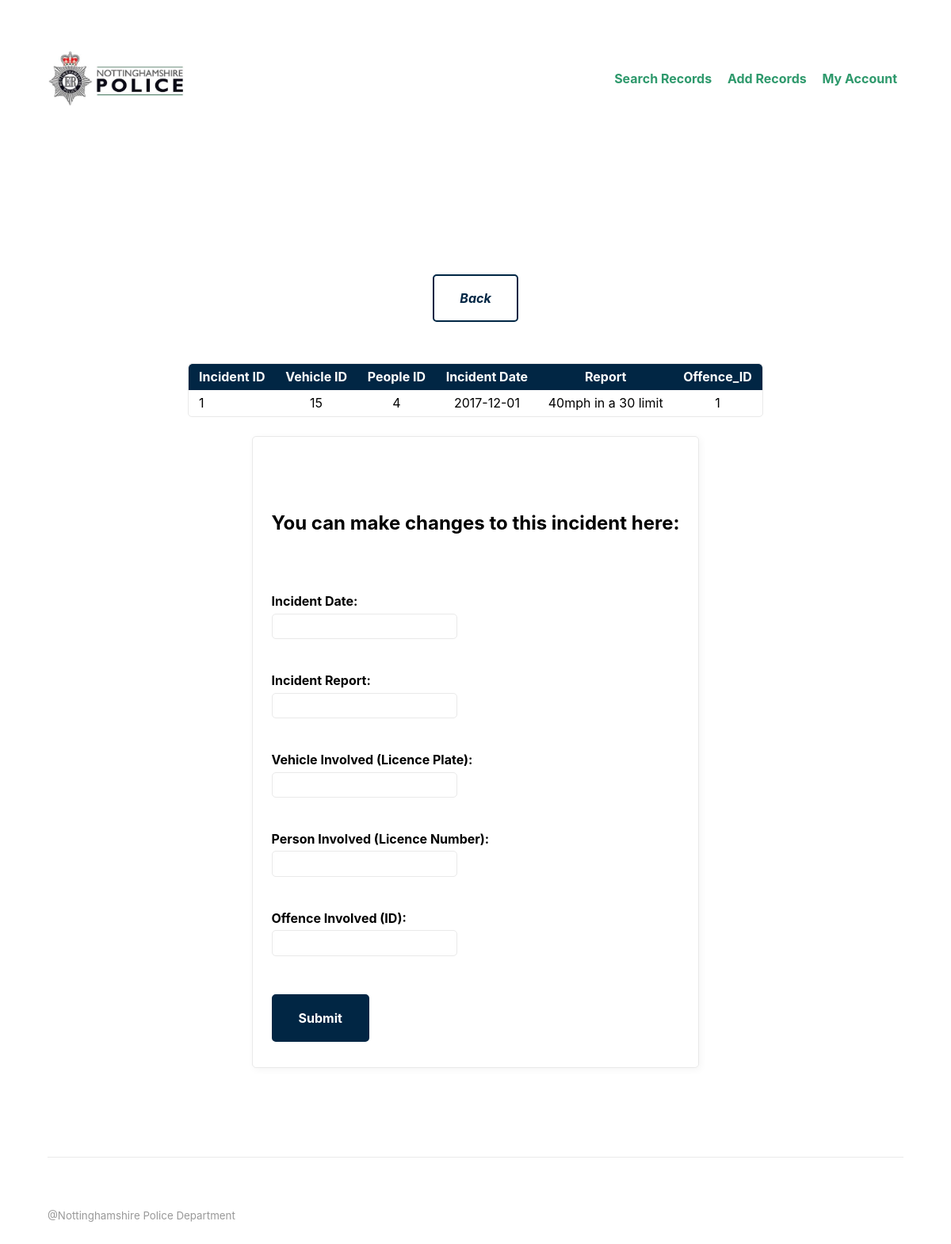
/editreport.php?flag=1 (signed in), run on the app's committed database.
### tables this page shows
CREATE TABLE Incident (
  Incident_ID int(11) NOT NULL,
  Vehicle_ID int(11) DEFAULT NULL,
  People_ID int(11) DEFAULT NULL,
  Incident_Date date NOT NULL,
  Incident_Report varchar(500) NOT NULL,
  Offence_ID int(11) DEFAULT NULL
);

### editreport.php (the view, shortened to what this page needs)
<?php
require __DIR__ . '/functions.php';
$conn = mysqli_connect($_SESSION["servername"], $_SESSION["username"], $_SESSION["password"], $_SESSION["dbname"]);
?>
<html>
<head>
<link rel="stylesheet" href="mvp.css">
</head>
<header>
    <p><a href="searchreport.php?flag=3"><i>Back</i></a></p>
</header>
    <section>
    <table>
    <thead>
    <tr><th>Incident ID</th><th>Vehicle ID</th><th>People ID</th><th>Incident Date</th><th>Report</th><th>Offence_ID</th></tr>
    </thead>
    <?php
    $sql = "SELECT * FROM Incident WHERE Incident_ID=".$_SESSION['id'].";";
    $result=mysqli_query($conn,$sql);
    $array=mysqli_fetch_array($result);
    echo "<tr><td>$array[0]</td><td>$array[1]</td><td>$array[2]</td><td>$array[3]</td><td>$array[4]</td><td>$array[5]</td></tr>";
    echo
    '</table>
    </section><br/>';
    echo
    '<section>
    <form action="editreport.php" method="post">
    <header>
    <h2>You can make changes to this incident here:</h2>
    </header>
        <label for="newdate">Incident Date:</label>
        <input type="text" name="newdate"><br/>
        <label for="newreport">Incident Report:</label>
        <input type="text" name="newreport"><br/>
        <label for="newvehicle">Vehicle Involved (Licence Plate):</label>
        <input type="text" name="newvehicle"><br/>
        <label for="newperson">Person Involved (Licence Number):</label>
        <input type="text" name="newperson"><br/>
        <label for="newoffence">Offence Involved (ID):</label>
        <input type="text" name="newoffence"><br/>
    <button type="submit">Submit</button>
    </form>
    </section>';
	?>
</html>

### mvp.css (style rules this page uses)
:root { --border-radius: 5px; --box-shadow: 2px 2px 10px; --color: #012644; --color-accent: #118bee15; --color-bg: #fff; --color-bg-secondary: #e9e9e9; --color-secondary: #2e996c; --color-secondary-accent: #920de90b; --color-shadow: #f4f4f4; --color-text: #000; --color-text-secondary: #999; --font-family: -apple-system, BlinkMacSystemFont, "Segoe UI", Roboto, Oxygen-Sans, Ubuntu, Cantarell, "Helvetica Neue", sans-serif; --hover-brightness: 1.2; --justify-important: center; --justify-normal: left; --line-height: 1.5; --width-card: 285px; --width-card-medium: 460px; --width-card-wide: 800px; --width-content: 1080px; }
footer, header, main { margin: 0 auto; max-width: var(--width-content); padding: 2rem 1rem; }
section { display: flex; flex-wrap: wrap; justify-content: var(--justify-important); }
header { text-align: var(--justify-important); }
header a b, header a em, header a i, header a strong { margin-left: 0.5rem; margin-right: 0.5rem; }
section header { padding-top: 0; width: 100%; }
h1, h2, h3, h4, h5 { line-height: var(--line-height); }
p { margin: 0.75rem 0; padding: 0; text-align: var(--justify-important); }
a { color: var(--color-secondary); display: inline-block; font-weight: bold; text-decoration: none; }
a b, a em, a i, a strong, button { border-radius: var(--border-radius); display: inline-block; font-size: medium; font-weight: bold; line-height: var(--line-height); margin: 0.5rem 0; padding: 1rem 2rem; }
button { font-family: var(--font-family); }
a b, a strong, button { background-color: var(--color); border: 2px solid var(--color); color: var(--color-bg); }
a em, a i { border: 2px solid var(--color); border-radius: var(--border-radius); color: var(--color); display: inline-block; padding: 1rem 2rem; }
form { border: 1px solid var(--color-bg-secondary); border-radius: var(--border-radius); box-shadow: var(--box-shadow) var(--color-shadow); display: block; max-width: var(--width-card-wide); min-width: var(--width-card); padding: 1.5rem; text-align: var(--justify-normal); }
form header { margin: 1.5rem 0; padding: 1.5rem 0; }
input, label, select, textarea { display: block; font-size: inherit; max-width: var(--width-card-wide); }
input, select, textarea { border: 1px solid var(--color-bg-secondary); border-radius: var(--border-radius); margin-bottom: 1rem; padding: 0.4rem 0.8rem; }
label { font-weight: bold; margin-bottom: 0.2rem; }
table { border: 1px solid var(--color-bg-secondary); border-radius: var(--border-radius); border-spacing: 0; display: inline-block; max-width: 100%; overflow-x: auto; padding: 0; white-space: nowrap; }
table td, table th, table tr { padding: 0.4rem 0.8rem; text-align: var(--justify-important); }
table thead { background-color: var(--color); border-collapse: collapse; border-radius: var(--border-radius); color: var(--color-bg); margin: 0; padding: 0; }
table thead th:first-child { border-top-left-radius: var(--border-radius); }
table thead th:last-child { border-top-right-radius: var(--border-radius); }
table thead th:first-child, table tr td:first-child { text-align: var(--justify-normal); }
html { visibility: visible; opacity: 1; }

### editreport.php (style rules this page uses)
html { visibility: hidden;opacity:0; }

### data on the page
incident: Incident_ID "1", Vehicle_ID "15", People_ID "4", Incident_Date "2017-12-01", Incident_Report "40mph in a 30 limit", Offence_ID "1"
